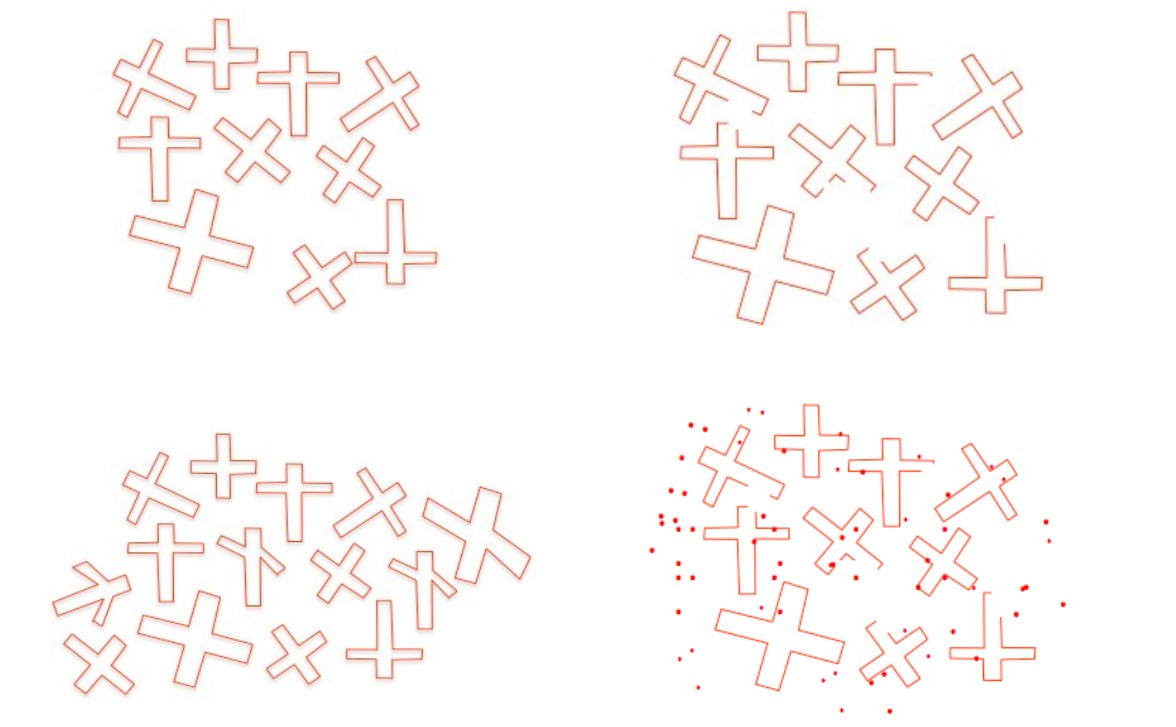
#> input picture SolucionPEC2/Ejercicio4/assets/cruces.jpg, 1176 x 727 px, found by its file name
$ python main.py
#> lines starting #> are read from the running program, lines starting #| are printed output that depends on the picture; after the words box and inside, x2 and y2 are one past the last pixel; in counts of white or black regions, pixels touching at a corner belong together
# -*- coding: utf-8 -*-
"""
File: main.py
Author: Isabel Manzaneque
Date: 20/12/2023
Description: Aplicación de reconocimiento de objetos.

"""

import cv2
import numpy as np
import glob

def adquisicion():
    #return glob.glob(".\\assets\\*")

    return cv2.imread(".\\assets\\cruces.jpg")
#> returned value is the input picture: shape (727, 1176, 3); mean B, G, R 248.3, 249.3, 252.7


def preprocesado(img):

    # Convertir a escala de grises
    gray = cv2.cvtColor(img, cv2.COLOR_BGR2GRAY)
    edges = cv2.Canny(gray, 100, 200)
    kernel = np.ones((3,3), np.uint8)
    dilated_edges = cv2.dilate(edges, kernel, iterations=1)
    closed_edges = cv2.erode(dilated_edges, kernel, iterations=1)

    return closed_edges


def segmentacion(img):

    grayImg = cv2.cvtColor(img, cv2.COLOR_BGR2GRAY)
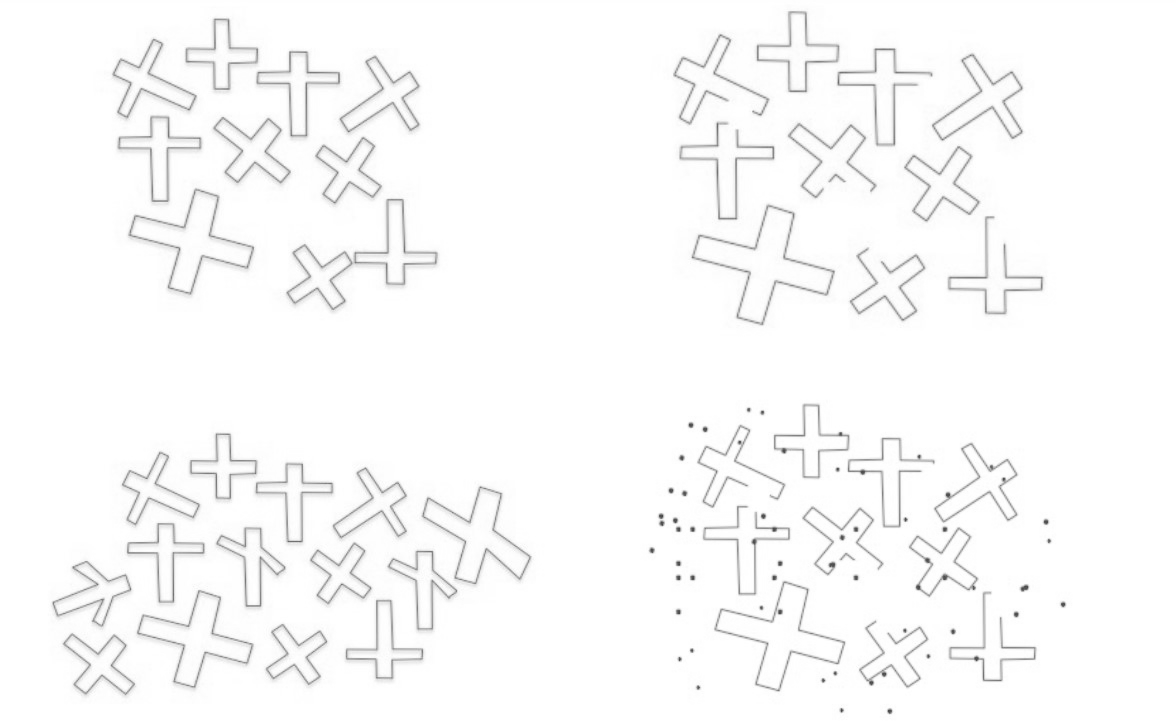
#> grayImg: shape (727, 1176); min 70, max 255, mean 250.2
    ret, thresh = cv2.threshold(grayImg, 200, 255, cv2.THRESH_BINARY_INV)
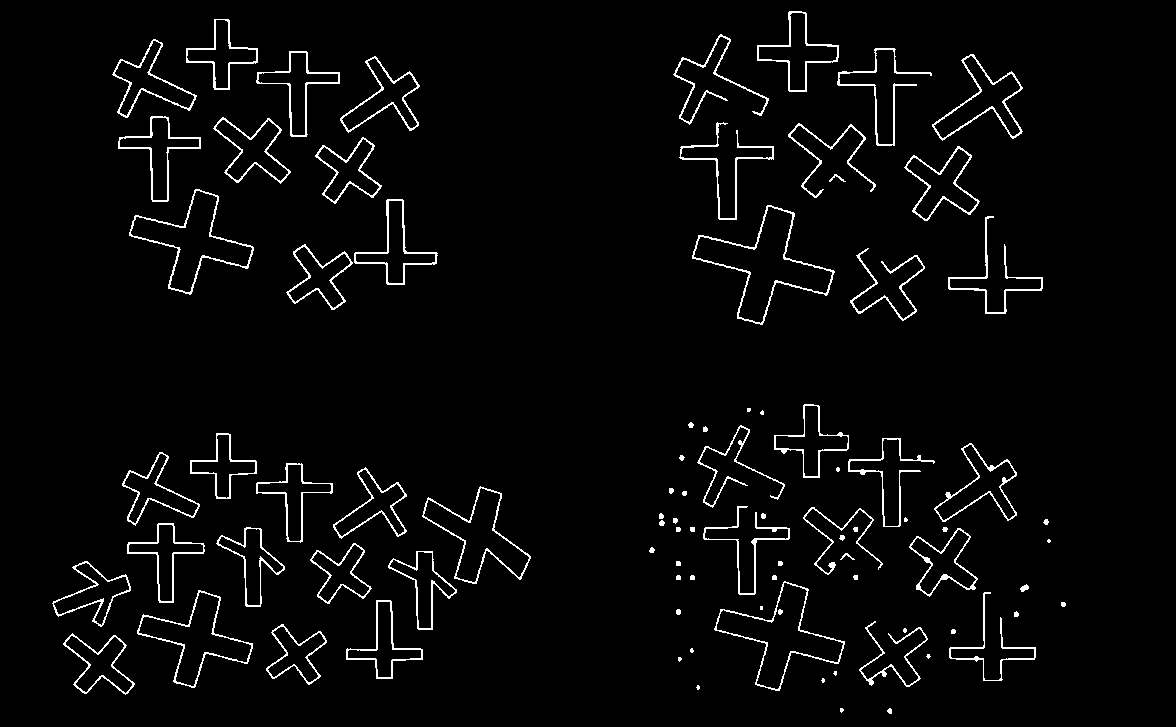
#> thresh: shape (727, 1176); 3.3% white in thin lines or dots, all inside (x1, y1, x2, y2) = (52, 11, 1066, 714)
    contours, hierarchy = cv2.findContours(thresh, cv2.RETR_EXTERNAL, cv2.CHAIN_APPROX_SIMPLE)
#> contours = 88 contours, 42 with area under 20; largest, box (x1, y1, x2, y2) and area: (692, 205, 835, 325) 6128, (714, 581, 845, 691) 5106, (129, 189, 254, 295) 4752, (422, 486, 531, 584) 4203, (137, 590, 253, 688) 4066

    return contours


def descripcion(img, contours):


    for i, contour in enumerate(contours):

        M = cv2.moments(contour)
        contourArea = cv2.contourArea(contour)
        cx = int(M['m10']/M['m00'])
        cy = int(M['m01']/M['m00'])

        # evitar el contorno de la caja
        if contourArea < 20000 and contourArea > 100:

            cv2.putText(img, str(i), (cx, cy), cv2.FONT_HERSHEY_SIMPLEX, 0.4, (0,0,255), 1)

            perimeter = cv2.arcLength(contour, True)
            epsilon = 0.0001 * perimeter
            approx = cv2.approxPolyDP(contour, epsilon, True)
            cv2.drawContours(img, [approx], 0, (0, 255, 0), 2)

            x,y,w,h = cv2.boundingRect(contour)
            cxRect = x + w // 2
            cyRect = y + h // 2

            img = cv2.rectangle(img,(x,y),(x+w,y+h),(255,0,0),2)

            # Si el centro del contorno se corresponde con el del rectangulo y
            # y los lados del rectangulo tienen la misma longitud, es cruz griega

            print(f"Contorno {i}: abs(w-h): {abs(w-h)}, abs(cx-cxRect): {abs(cx-cxRect)}, abs(cy-cyRect): {abs(cy-cyRect)}  ")

            if abs(w-h) < 5 and abs(cx-cxRect) < 3 and abs(cy-cyRect) < 3:
                print(f"Contorno {i}: es una cruz griega ")

    return img


def reconocimiento():
    pass


img = adquisicion()


contornos = segmentacion(img)
#> contornos has the same summary as contours in segmentacion
descrita =  descripcion(img, contornos)
#> the loop in descripcion, `for i, contour in enumerate(contours): ` made 88 passes
#> (contourArea, cx, cy, perimeter, epsilon, x, y, w) on passes 9, 12, 13, 18, 19, 20, 22, 29, 31, 33, 36, 41: (1995.5, 99, 663, 291.8, 0.0292, 63, 633, 72), (1645, 296, 654, 267.2, 0.0267, 266, 624, 61), (290, 891, 658, 573.4, 0.0573, 859, 621, 69), (1897, 384, 644, 303.8, 0.0304, 346, 600, 77), (266.5, 991, 644, 612.8, 0.0613, 949, 592, 87), (4066.5, 195, 638, 436.1, 0.0436, 137, 590, 116), (5106, 780, 635, 491.7, 0.0492, 714, 581, 131), (1907.5, 93, 593, 320.8, 0.0321, 52, 561, 79), (1844, 423, 585, 301.8, 0.0302, 388, 551, 69), (1643.5, 340, 573, 266.6, 0.0267, 310, 543, 62), (2102.5, 943, 562, 305.5, 0.0306, 909, 528, 69), (1846, 251, 561, 298.3, 0.0298, 216, 527, 69)
#> (contourArea, cx, cy) on pass 21: (33, 1024, 587)
#| Contorno 8: abs(w-h): 10, abs(cx-cxRect): 0, abs(cy-cyRect): 1
#| Contorno 11: abs(w-h): 0, abs(cx-cxRect): 0, abs(cy-cyRect): 0
#| Contorno 11: es una cruz griega
#| Contorno 12: abs(w-h): 3, abs(cx-cxRect): 2, abs(cy-cyRect): 4
#| Contorno 17: abs(w-h): 2, abs(cx-cxRect): 0, abs(cy-cyRect): 5
#| Contorno 18: abs(w-h): 2, abs(cx-cxRect): 1, abs(cy-cyRect): 8
#| Contorno 19: abs(w-h): 18, abs(cx-cxRect): 0, abs(cy-cyRect): 1
#| Contorno 21: abs(w-h): 21, abs(cx-cxRect): 1, abs(cy-cyRect): 1
#| Contorno 28: abs(w-h): 13, abs(cx-cxRect): 2, abs(cy-cyRect): 1
#> (further printed lines are left out)
#> after the loop in descripcion, `for i, contour in enumerate(contours):`:
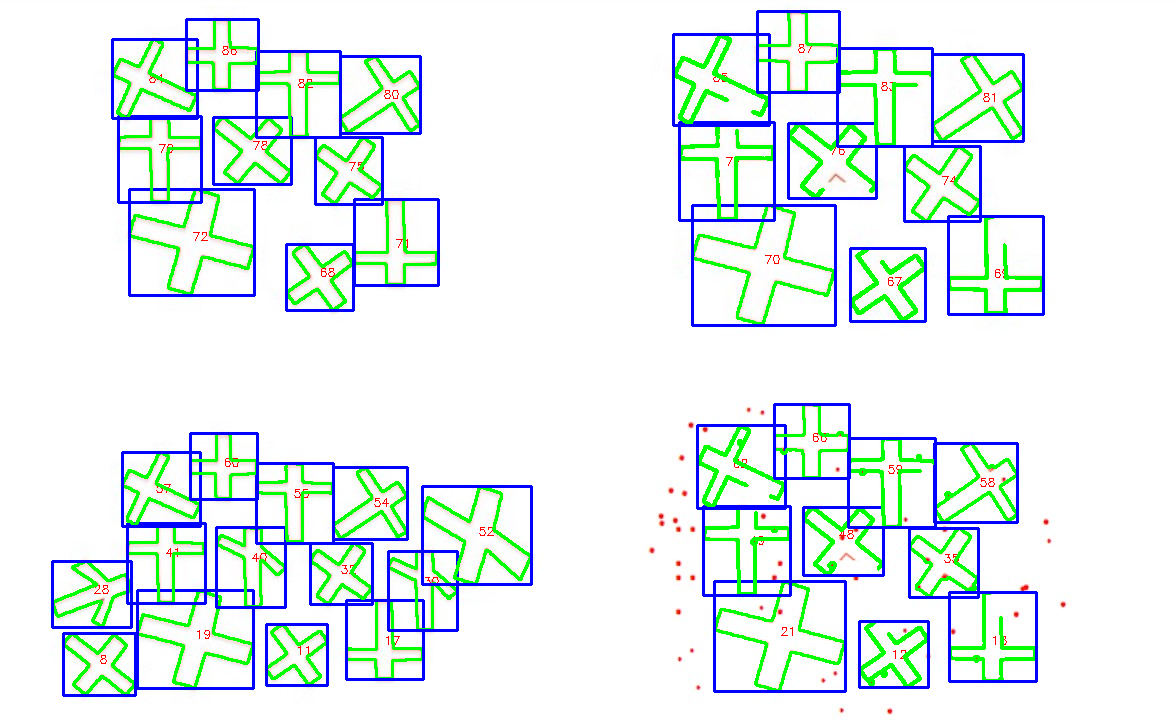
#> img: shape (727, 1176, 3); 10.29% of pixels changed, all inside (x1, y1, x2, y2) = (51, 10, 1045, 697)

cv2.imshow("result", cv2.resize(descrita, None, fx=0.8, fy=0.8))
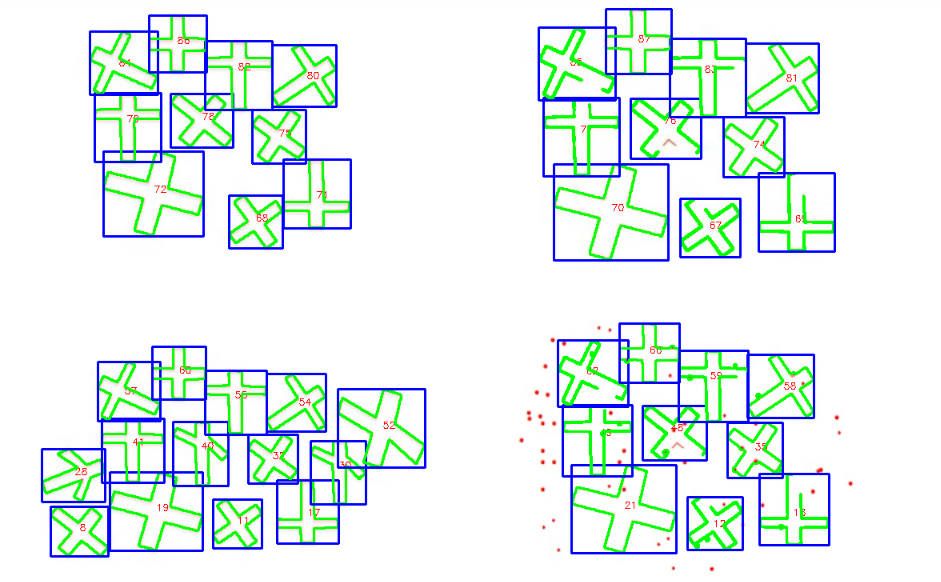
#> window 'result': shape (582, 941, 3); mean B, G, R 238.9, 240.9, 228.5
#cv2.imshow("Resultado", descrita)
cv2.waitKey(0)
cv2.destroyAllWindows()


# [10 lines of commented-out code are left out]
